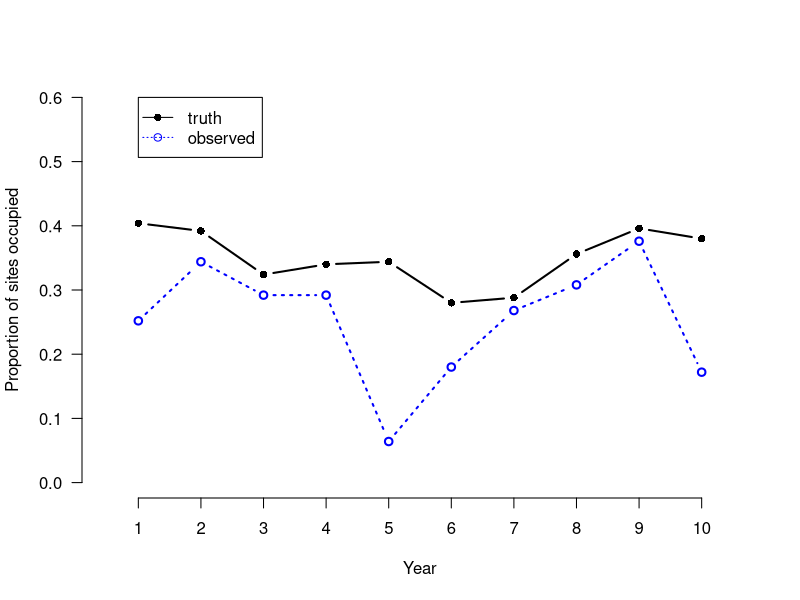

Generate this figure with R:
## ---- chunk 1

M <- 250 # Number of sites
J <- 3 # num secondary sample periods
T <- 10 # num primary sample periods
psi <- rep(NA, T) # Occupancy probability
muZ <- z <- array(dim = c(M, T)) # Expected and realized occurrence
y <- array(NA, dim = c(M, J, T)) # Detection histories
set.seed(13973)
psi[1] <- 0.4 # Initial occupancy probability
p <- c(0.3,0.4,0.5,0.5,0.1,0.3,0.5,0.5,0.6,0.2)
phi <- runif(n=T-1, min=0.6, max=0.8) # Survival probability (1-epsilon)
gamma <- runif(n=T-1, min=0.1, max=0.2) # Colonization probability
# Generate latent states of occurrence
# First year
z[,1] <- rbinom(M, 1, psi[1]) # Initial occupancy state
# Later years
for(i in 1:M){ # Loop over sites
for(k in 2:T){ # Loop over years
muZ[k] <- z[i, k-1]*phi[k-1] + (1-z[i, k-1])*gamma[k-1]
z[i,k] <- rbinom(1, 1, muZ[k])
}
}
# Generate detection/non-detection data
for(i in 1:M)
    {
    for(k in 1:T)
        {
        prob <- z[i,k] * p[k]
        for(j in 1:J)
            {
            y[i,j,k] <- rbinom(1, 1, prob)
            }
        }       
    }
# Compute annual population occupancy
for (k in 2:T)
    {
    psi[k] <- psi[k-1]*phi[k-1] + (1-psi[k-1])*gamma[k-1]
    }
## ---- chunk 2
plot(1:T, colMeans(z), type = "b", xlab = "Year",
ylab = "Proportion of sites occupied",
col = "black", xlim=c(0.5, 10.5), xaxp=c(1,10,9),
ylim = c(0,0.6), lwd = 2, lty = 1,
frame.plot = FALSE, las = 1, pch=16)
psi.app <- colMeans(apply(y, c(1,3), max))
lines(1:T, psi.app, type = "b", col = "blue", lty=3, lwd = 2)
legend(1, 0.6, c("truth", "observed"),
col=c("black", "blue"), lty=c(1,3), pch=c(16,1))
